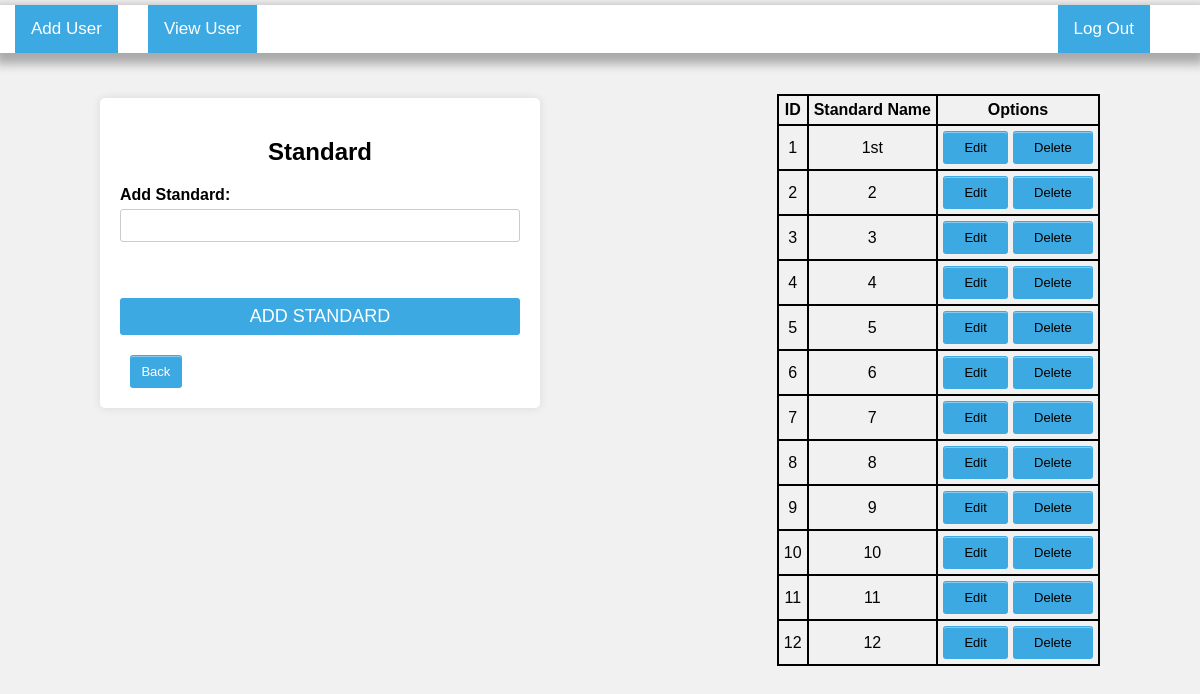
Screenshot of /standard.php (signed in) with the database file from the repository.
### tables this page shows
CREATE TABLE `standard` (
  `id` int NOT NULL,
  `standard_name` varchar(50) NOT NULL
);

### standard.php (the view, shortened to what this page needs)
<?php
include 'header.php';
?>
<html>
<head>
    <link rel="stylesheet" href="register.css">
</head>
<body>
    <body>
        <div class="container" style= "float: left;margin-left: 100px;">
            <h2>Standard</h2>
            <form method="post" accept="">
                <div class="form-group">
                    <label for="name">Add Standard:</label>
                    <input type="text" id="standard" name="standard" >
                </div>
                <br><br>
                <div class="form-group">
                    <input type="submit" name="submit" value="Add Standard">
                </div>
            </form>
            <a href="education.php"><button>Back</button></a>
        </div>
    </body>
</html>
<?php
$sqlSelect = "select * from standard";
$result = mysqli_query($conn, $sqlSelect);
if (mysqli_num_rows($result) > 0) {
    ?>
    <table style= "float: right; margin-right: 100px;">
        <tr>
            <th>ID</th>
            <th>Standard Name</th>
            <th>Options</th>
        </tr>
        <?php
        while ($row = mysqli_fetch_array($result)) {
            ?>
            <tr>
                <td>
                    <?php echo $row['id']; ?>
                </td>
                <td>
                    <?php echo $row['standard_name']; ?>
                </td>
                <td>
                    <button><a href="edit_standard.php?view= <?php echo $row["id"]; ?>">Edit</a></button>
                    <button><a href="delete_standard.php?delete= <?php echo $row["id"]; ?>">Delete</a></button>
                </td>
            </tr>
        <?php
        }
        ?>
    </table>
    <?php
}
?>

### register.css (style rules this page uses)
body { font-family: Arial, sans-serif; background-color: #f1f1f1; margin: 0; padding: 0; }
.container { width: 400px; margin: 40px auto; background-color: #fff; padding: 20px; border-radius: 5px; box-shadow: 0 0 10px rgba(0, 0, 0, 0.1); }
h2 { text-align: center; }
.form-group { margin-bottom: 20px; }
.form-group label { display: block; margin-bottom: 5px; font-weight: bold; }
.form-group input { width: 100%; padding: 8px; border: 1px solid #ccc; border-radius: 3px; }
.form-group input[type="submit"] { border: none; display: block; background-color: #3ca9e2; color: #fff; text-transform: uppercase; cursor: pointer; -webkit-transition: all 0.2s ease; transition: all 0.2s ease; font-size: 18px; position: relative; display: inline-block; cursor: pointer; text-align: center; }

### standard.php (style rules this page uses)
table { border: 1px solid black; border-spacing: 0; }
th, td { border: 1px solid black; padding: 5px; text-align: center; }
button { background-color: #3ca9e2; border: 1px solid transparent; border-radius: 3px; box-shadow: rgba(255, 255, 255, .4) 0 1px 0 0 inset; box-sizing: border-box; color: #fff; cursor: pointer; display: inline-block; font-size: 13px; font-weight: 400; line-height: 1.15385; margin: 0; outline: none; padding: 8px 0.8em; position: relative; text-align: center; text-decoration: none; user-select: none; -webkit-user-select: none; touch-action: manipulation; vertical-align: baseline; white-space: nowrap; }
a { text-decoration: none; background-color: linear-gradient(to right, whitesmoke, lightgrey); color: black; margin: 10px; }

### rows the page displays
standard: id "1", standard_name "1st"
standard: id "2", standard_name "2"
standard: id "3", standard_name "3"
standard: id "4", standard_name "4"
standard: id "5", standard_name "5"
standard: id "6", standard_name "6"
standard: id "7", standard_name "7"
standard: id "8", standard_name "8"
standard: id "9", standard_name "9"
standard: id "10", standard_name "10"
standard: id "11", standard_name "11"
standard: id "12", standard_name "12"
